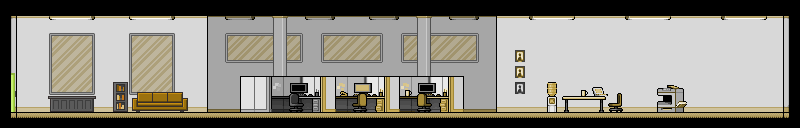

Tiled map render using the project's own tile images. Description and the map definition, with tile-layer contents summarised, below:
An orthogonal 50x8 tile map with 16x16 px tiles, 8 tile layers (Background, Windows, Colums, Cubicles, ...), 5 tilesets and 5 objects (4x NPCBase, Jugador).

<map version="1.10" tiledversion="1.10.2" orientation="orthogonal" renderorder="right-down" width="50" height="8" tilewidth="16" tileheight="16" infinite="0" nextlayerid="11" nextobjectid="10">
 <editorsettings>
  <export target="tilemap_planta_1_amarilla_2.json" format="json" />
 </editorsettings>
 <tileset firstgid="1" name="tiles_architecture_yellow" tilewidth="16" tileheight="16" tilecount="63" columns="9">
  <image source="../officeAssets/Architecture/tiles_architecture_yellow.png" trans="ff00ff" width="144" height="112" />
 </tileset>
 <tileset firstgid="64" name="tiles_objects_yellow" tilewidth="16" tileheight="16" tilecount="98" columns="14">
  <image source="../officeAssets/Objects/tiles_objects_yellow.png" trans="ff00ff" width="224" height="112" />
 </tileset>
 <tileset firstgid="162" name="tileset_objects" tilewidth="16" tileheight="16" tilecount="98" columns="14">
  <image source="../officeAssets/Objects/tileset_objects.png" trans="ff00ff" width="224" height="112" />
 </tileset>
 <tileset firstgid="260" name="tile_door_yellow" tilewidth="16" tileheight="16" tilecount="54" columns="9">
  <image source="../officeAssets/Doors/tile_door_green.png" trans="ff00ff" width="144" height="96" />
 </tileset>
 <tileset firstgid="314" name="tiles_furniture_yellow" tilewidth="16" tileheight="16" tilecount="336" columns="28">
  <image source="../officeAssets/Furniture/tiles_furniture_yellow.png" trans="ff00ff" width="448" height="192" />
 </tileset>
 <layer id="1" name="Background" width="50" height="8">
  <data>[400 cells, 288 non-empty, 12 distinct tile ids]</data>
 </layer>
 <layer id="4" name="Windows" width="50" height="8">
  <data>[400 cells, 52 non-empty, 9 distinct tile ids]</data>
 </layer>
 <layer id="3" name="Colums" width="50" height="8">
  <data>[400 cells, 27 non-empty, 9 distinct tile ids]</data>
 </layer>
 <layer id="5" name="Cubicles" width="50" height="8">
  <data>[400 cells, 42 non-empty, 27 distinct tile ids]</data>
 </layer>
 <layer id="6" name="Furniture" width="50" height="8">
  <data>[400 cells, 35 non-empty, 33 distinct tile ids]</data>
 </layer>
 <objectgroup id="9" name="Jugador" class="Jugador">
  <object id="1" name="Jugador" type="Jugador" x="34.773" y="101.015">
   <point />
  </object>
 </objectgroup>
 <objectgroup id="10" name="NPCS">
  <object id="2" name="Alvaro" type="NPCBase" x="377.318" y="79.7727">
   <properties>
    <property name="key" value="NPCAlvaro" />
   </properties>
   <point />
  </object>
  <object id="7" name="Victoria" type="NPCBase" x="168.364" y="97.0909">
   <properties>
    <property name="key" value="NPCVictoria" />
   </properties>
   <point />
  </object>
  <object id="8" name="Alma" type="NPCBase" x="539.818" y="79.4545">
   <properties>
    <property name="key" value="NPCAlma" />
   </properties>
   <point />
  </object>
  <object id="9" name="Emilio" type="NPCBase" x="629.091" y="78.9091">
   <properties>
    <property name="key" value="NPCEmilio" />
   </properties>
   <point />
  </object>
 </objectgroup>
 <layer id="7" name="Chairs" width="50" height="8">
  <data>[400 cells, 10 non-empty, 10 distinct tile ids]</data>
 </layer>
 <layer id="2" name="Walls" width="50" height="8">
  <data>[400 cells, 120 non-empty, 14 distinct tile ids]</data>
 </layer>
 <layer id="8" name="Doors" width="50" height="8">
  <data>[400 cells, 3 non-empty, 3 distinct tile ids]</data>
 </layer>
</map>
